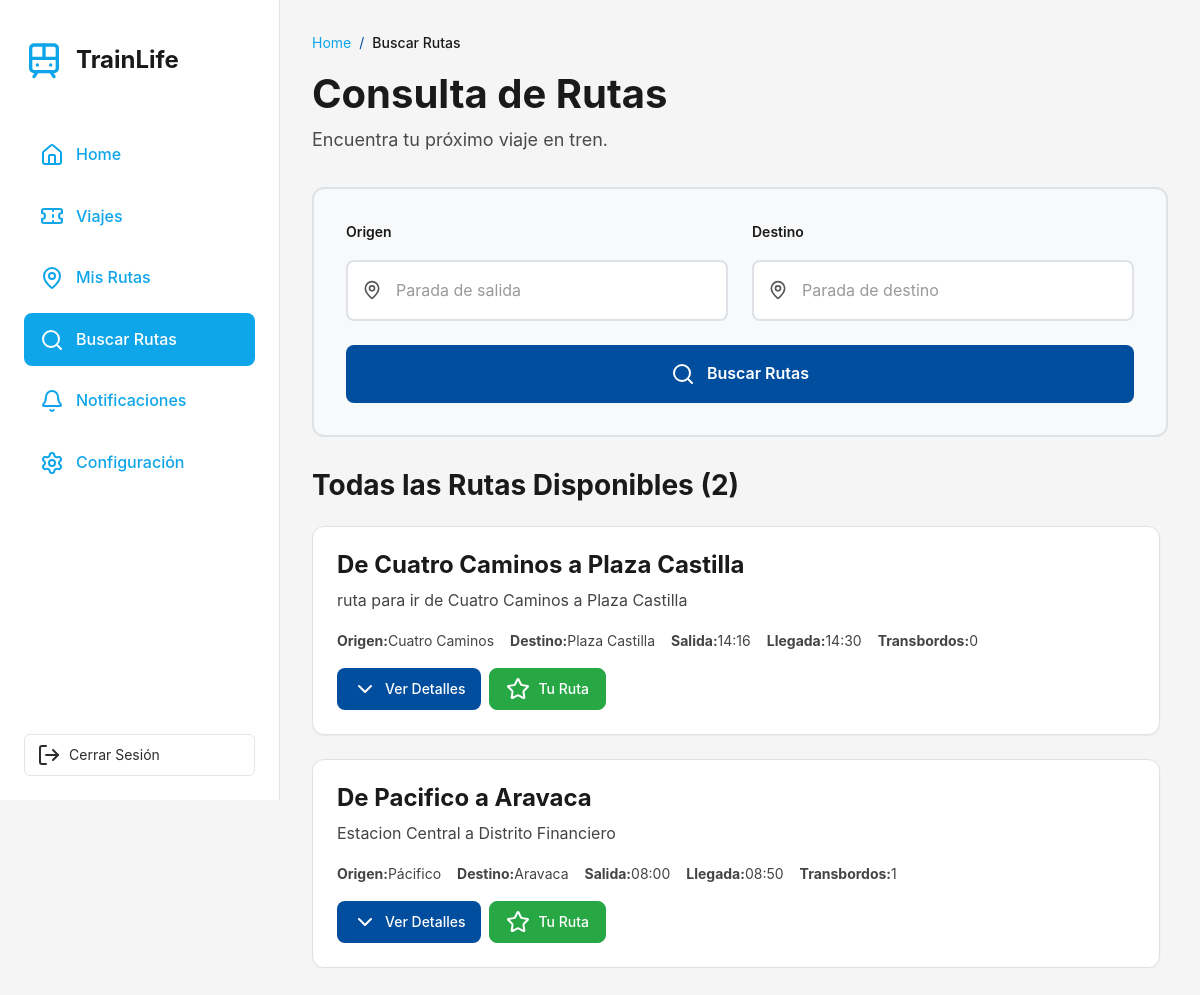
Screenshot of /buscarRutas/1/ (signed in) with the database file from the repository.
### trainLife/models.py (models this page shows, shortened)
class Ruta(models.Model):
    usuarios = models.ManyToManyField(Usuario, related_name='rutas', blank=True)
    nombre = models.CharField(max_length=200)  # Nombre descriptivo de la ruta
    descripcion = models.TextField(blank=True, null=True)  # Descripción opcional
    fechaCreacion = models.DateTimeField(auto_now_add=True)
    fechaActualizacion = models.DateTimeField(auto_now=True)
    class Meta:
        ordering = ['-fechaCreacion']
        verbose_name = 'Ruta'
        verbose_name_plural = 'Rutas'

class Trayecto(models.Model):
    ruta = models.ForeignKey(Ruta, on_delete=models.CASCADE, related_name='trayectos')
    orden = models.PositiveIntegerField(default=1)  # Orden del trayecto en la ruta
    estacionSalida = models.CharField(max_length=200)  # Ej: "Estación Central"
    andenSalida = models.CharField(max_length=10, blank=True, null=True)  # Ej: "3B"
    estacionLlegada = models.CharField(max_length=200)  # Ej: "Estación Intermedia"
    andenLlegada = models.CharField(max_length=10, blank=True, null=True)  # Ej: "1A"
    horaSalida = models.TimeField()  # Hora de salida
    horaLlegada = models.TimeField()  # Hora de llegada
    nombreLinea = models.CharField(max_length=100)  # Ej: "Línea 1 (Roja)"
    colorLinea = models.CharField(max_length=50, blank=True, null=True)  # Ej: "Roja", "Azul"
    imagenMapa = models.ImageField(upload_to='trayectos/mapas/', blank=True, null=True)
    fechaCreacion = models.DateTimeField(auto_now_add=True)
    class Meta:
        ordering = ['ruta', 'orden']
        verbose_name = 'Trayecto'
        verbose_name_plural = 'Trayectos'

### trainLife/views.py (the view, shortened to what this page needs)
# urls.py: path('buscarRutas/<int:usuario_id>/', views.buscarRutas, name='buscar_rutas'),
def buscarRutas(request, usuario_id):
    session_usuario_id = request.session.get('usuario_id')
    if not session_usuario_id or session_usuario_id != usuario_id:
        return redirect('login')
    usuario = Usuario.objects.filter(id=usuario_id).first()
    if not usuario:
        return redirect('login')
    rutas_disponibles = Ruta.objects.all().prefetch_related('trayectos').order_by('-fechaCreacion')
    busqueda = None
    from datetime import date
    fecha_actual = date.today().strftime('%Y-%m-%d')
    return render(request, 'buscarRutas.html', {
        'usuario': usuario,
        'rutas': rutas_disponibles,
        'busqueda': busqueda,
        'fecha_actual': fecha_actual
    })

### trainLife/context_processors.py (called while the page is built)
def color_mode(request):
    from .models import Usuario
    usuario_id = request.session.get('usuario_id')
    if usuario_id:
        try:
            usuario = Usuario.objects.get(id=usuario_id)
            return {'color_mode': usuario.color_mode}
        except Usuario.DoesNotExist:
            pass
    return {'color_mode': 'normal'}

### trainLife/templates/buscarRutas.html (shortened to what this page needs)
<!DOCTYPE html>
<html lang="es">
<head>
    {% load static %}
    <link href="https://cdn.jsdelivr.net/npm/bootstrap@5.3.0/dist/css/bootstrap.min.css" rel="stylesheet">
    <link rel="stylesheet" href="{% static 'styles/buscarRutas.css' %}">
    <link rel="stylesheet" href="{% static 'styles/sidebar.css' %}">
    <link rel="stylesheet" href="{% static 'styles/confirmModal.css' %}">
    <link rel="stylesheet" href="{% static 'styles/color-modes.css' %}">
</head>
<body data-color-mode="{{ color_mode }}">
    <div class="dashboard-container">
        {% with seccion_actual='buscar_rutas' %}
            {% include 'includes/sidebar.html' %}
        {% endwith %}
        <main id="contenido-principal" class="main-content">
            <div class="content-wrapper">
                <nav class="breadcrumbs" aria-label="breadcrumb">
                    <a href="{% url 'inicio_usuario' usuario.id %}" class="breadcrumb-link">Home</a>
                    <span class="breadcrumb-separator">/</span>
                    <span class="breadcrumb-current">Buscar Rutas</span>
                </nav>
                <header class="page-header">
                    <h2 class="page-title">Consulta de Rutas</h2>
                    <p class="page-subtitle">Encuentra tu próximo viaje en tren.</p>
                </header>
                <section class="search-form-section">
                    <form id="searchForm" class="search-form" method="GET" action="{% url 'buscar_rutas' usuario.id %}" role="search" aria-label="Buscar rutas de tren">
                        <div class="form-grid">
                            <div class="form-group">
                                <label for="origen" class="form-label">Origen</label>
                                <div class="input-wrapper">
                                    <input
                                        type="text"
                                        id="origen"
                                        name="origen"
                                        class="form-input"
                                        placeholder="Parada de salida"
                                        aria-label="Estación de origen"
                                        value="{{ busqueda.origen|default:'' }}"
                                    >
                                </div>
                            </div>
                            <div class="form-group">
                                <label for="destino" class="form-label">Destino</label>
                                <div class="input-wrapper">
                                    <input
                                        type="text"
                                        id="destino"
                                        name="destino"
                                        class="form-input"
                                        placeholder="Parada de destino"
                                        aria-label="Estación de destino"
                                        value="{{ busqueda.destino|default:'' }}"
                                    >
                                </div>
                            </div>
                        </div>
                        <button type="submit" class="btn-search">
                            <i data-lucide="search"></i>
                            Buscar Rutas
                        </button>
                    </form>
                </section>
                <section class="routes-section">
                    <h3 class="section-title">
                        {% if busqueda %}
                            Resultados de la Búsqueda ({{ rutas|length }})
                        {% else %}
                            Todas las Rutas Disponibles ({{ rutas|length }})
                        {% endif %}
                    </h3>
                    {% if rutas %}
                        <div id="routesContainer" class="routes-container">
                            {% for ruta in rutas %}
                                <div class="route-card" id="route-{{ ruta.id }}" data-route-id="{{ ruta.id }}">
                                    <div class="route-header">
                                        <div class="route-info">
                                            <h2 class="route-title">{{ ruta.nombre }}</h2>
                                            <p class="route-description">
                                                {{ ruta.descripcion|default:"Sin descripción disponible" }}
                                            </p>
                                            {% if ruta.trayectos.all %}
                                                {% with primer_trayecto=ruta.trayectos.first ultimo_trayecto=ruta.trayectos.last %}
                                                <div class="route-summary">
                                                    <span><strong>Origen:</strong> {{ primer_trayecto.estacionSalida }}</span>
                                                    <span><strong>Destino:</strong> {{ ultimo_trayecto.estacionLlegada }}</span>
                                                    <span><strong>Salida:</strong> {{ primer_trayecto.horaSalida|time:"H:i" }}</span>
                                                    <span><strong>Llegada:</strong> {{ ultimo_trayecto.horaLlegada|time:"H:i" }}</span>
                                                    <span><strong>Transbordos:</strong> {{ ruta.trayectos.count|add:"-1" }}</span>
                                                </div>
                                                {% endwith %}
                                            {% endif %}
                                            <div class="route-actions">
                                                <button class="btn-toggle">
                                                    <i data-lucide="chevron-down"></i>
                                                    Ver Detalles
                                                </button>
                                                {% if usuario not in ruta.usuarios.all %}
                                                <button class="btn-save"
                                                    data-route-id="{{ ruta.id }}"
                                                    data-route-name="{{ ruta.nombre|escapejs }}"
                                                    data-user-id="{{ usuario.id }}">
                                                    <i data-lucide="star"></i>
                                                    Agregar a Favoritos
                                                </button>
                                                {% else %}
                                                <button class="btn-saved" disabled>
                                                    <i data-lucide="star" class="fill-star"></i>
                                                    Tu Ruta
                                                </button>
                                                {% endif %}
                                            </div>
                                        </div>
                                    </div>
                                </div>
                            {% endfor %}
                        </div>
                    {% endif %}
                </section>
            </div>
        </main>
    </div>
</body>
</html>

### trainLife/static/styles/buscarRutas.css (style rules this page uses)
:root { --primary-color: #014d9e; --primary-hover: #01336b; --success-color: #28a745; --success-hover: #218838; --text-dark: #1a1a1a; --text-secondary: #444444; --text-light: #999999; --bg-main: #f5f5f5; --bg-white: #ffffff; --bg-form: #f8f9fa; --bg-badge: #d4e3f7; --border-color: #dee2e6; --border-input: #dee2e6; --shadow-sm: 0 1px 2px rgba(0, 0, 0, 0.05); --shadow-md: 0 4px 6px rgba(0, 0, 0, 0.07); --sidebar-width: 280px; }
* { margin: 0; padding: 0; box-sizing: border-box; }
body { font-family: 'Inter', -apple-system, BlinkMacSystemFont, 'Segoe UI', sans-serif; background-color: var(--bg-main); color: var(--text-dark); line-height: 1.6; -webkit-font-smoothing: antialiased; -moz-osx-font-smoothing: grayscale; }
.dashboard-container { display: flex; min-height: 100vh; }
.main-content { flex: 1; margin-left: var(--sidebar-width); padding: 2rem; min-height: 100vh; }
.content-wrapper { max-width: 1200px; margin: 0 auto; }
.breadcrumbs { display: flex; align-items: center; gap: 0.5rem; margin-bottom: 1rem; font-size: 0.875rem; }
.breadcrumb-link { color: var(--primary-color); text-decoration: none; }
.breadcrumb-separator { color: var(--primary-color); }
.breadcrumb-current { color: var(--text-dark); font-weight: 500; }
.page-header { margin-bottom: 2rem; }
.page-title { font-size: 2.5rem; font-weight: 700; color: var(--text-dark); margin-bottom: 0.5rem; }
.page-subtitle { font-size: 1.125rem; color: #4a4a4a; }
.search-form-section { background-color: var(--bg-form); padding: 2rem; border-radius: 0.75rem; margin-bottom: 2rem; border: 2px solid var(--border-color); }
.search-form { display: flex; flex-direction: column; gap: 1.5rem; }
.form-grid { display: grid; grid-template-columns: repeat(auto-fit, minmax(250px, 1fr)); gap: 1.5rem; }
.form-group { display: flex; flex-direction: column; gap: 0.5rem; }
.form-label { font-size: 0.875rem; font-weight: 600; color: var(--text-dark); }
.input-wrapper { position: relative; display: flex; align-items: center; }
.form-input { width: 100%; padding: 1rem 1rem 1rem 3rem; border: 2px solid var(--border-input); border-radius: 0.5rem; font-size: 1rem; color: var(--text-dark); background-color: var(--bg-white); transition: all 0.2s; }
.form-input::placeholder { color: var(--text-light); }
.btn-search { width: 100%; padding: 1rem 1.5rem; background-color: var(--primary-color); color: white; border: none; border-radius: 0.5rem; font-size: 1rem; font-weight: 600; cursor: pointer; transition: all 0.2s; display: flex; align-items: center; justify-content: center; gap: 0.75rem; }
.section-title { font-size: 1.75rem; font-weight: 700; color: var(--text-dark); margin-bottom: 1.5rem; }
.routes-container { display: flex; flex-direction: column; gap: 1.5rem; max-height: 800px; overflow-y: auto; padding-right: 0.5rem; }
.route-card { background-color: var(--bg-white); border-radius: 0.75rem; padding: 1.5rem; box-shadow: var(--shadow-sm); border: 1px solid var(--border-color); }
.route-header { display: flex; gap: 1.5rem; justify-content: space-between; align-items: flex-start; }
.route-info { flex: 1; }
.route-title { font-size: 1.5rem; font-weight: 700; color: var(--text-dark); margin-bottom: 0.5rem; }
.route-description { font-size: 1rem; color: var(--text-secondary); margin-bottom: 1rem; }
.route-actions { display: flex; gap: 0.5rem; flex-wrap: wrap; }
.btn-toggle, .btn-save, .btn-saved { display: inline-flex; align-items: center; gap: 0.5rem; padding: 0.5rem 1rem; border-radius: 0.5rem; font-size: 0.875rem; font-weight: 500; cursor: pointer; transition: all 0.2s; border: none; }
.btn-toggle { background-color: var(--primary-color); color: white; }
.btn-saved { background-color: var(--success-color); color: white; border: 1px solid var(--success-color); }
.route-summary { display: flex; flex-wrap: wrap; gap: 1rem; margin-bottom: 1rem; font-size: 0.875rem; color: var(--text-secondary); }
.route-summary span { display: flex; align-items: center; }
.routes-section { margin-top: 2rem; }

### trainLife/static/styles/sidebar.css (style rules this page uses)
* { margin: 0; padding: 0; box-sizing: border-box; }
body { font-family: 'Lexend', -apple-system, BlinkMacSystemFont, 'Segoe UI', sans-serif; background-color: #f5f5f5; color: #1a1a1a; line-height: 1.6; -webkit-font-smoothing: antialiased; -moz-osx-font-smoothing: grayscale; }
.main-content { flex: 1; margin-left: 280px; padding: 32px; overflow-y: auto; background-color: #f5f5f5; }

### rows the page displays
Ruta: nombre "De Cuatro Caminos a Plaza Castilla", descripcion "ruta para ir de Cuatro Caminos a Plaza Castilla", trayectos.first.estacionSalida "Cuatro Caminos", trayectos.last.estacionLlegada "Plaza Castilla", trayectos.first.horaSalida "14:16", trayectos.last.horaLlegada "14:30", trayectos.count|add "0", shows "Tu Ruta"
Ruta: nombre "De Pacifico a Aravaca", descripcion "Estacion Central a Distrito Financiero", trayectos.first.estacionSalida "Pácifico", trayectos.last.estacionLlegada "Aravaca", trayectos.first.horaSalida "08:00", trayectos.last.horaLlegada "08:50", trayectos.count|add "1", shows "Tu Ruta"

### other values shown
{{ rutas|length }} "2"
